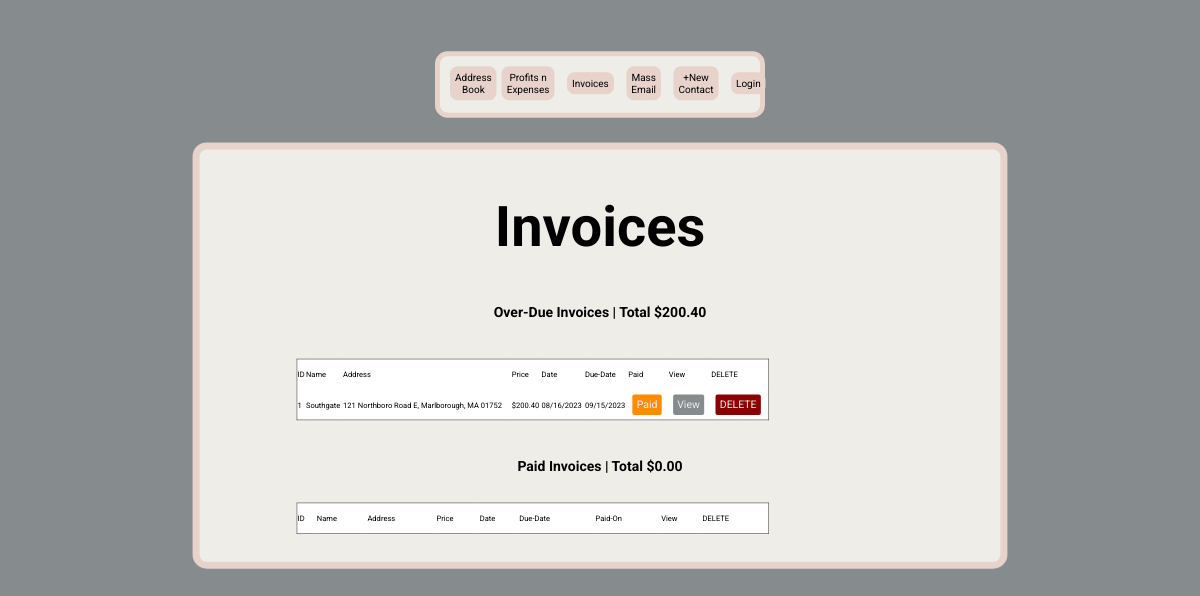
The app's page /invoice-list, older data.
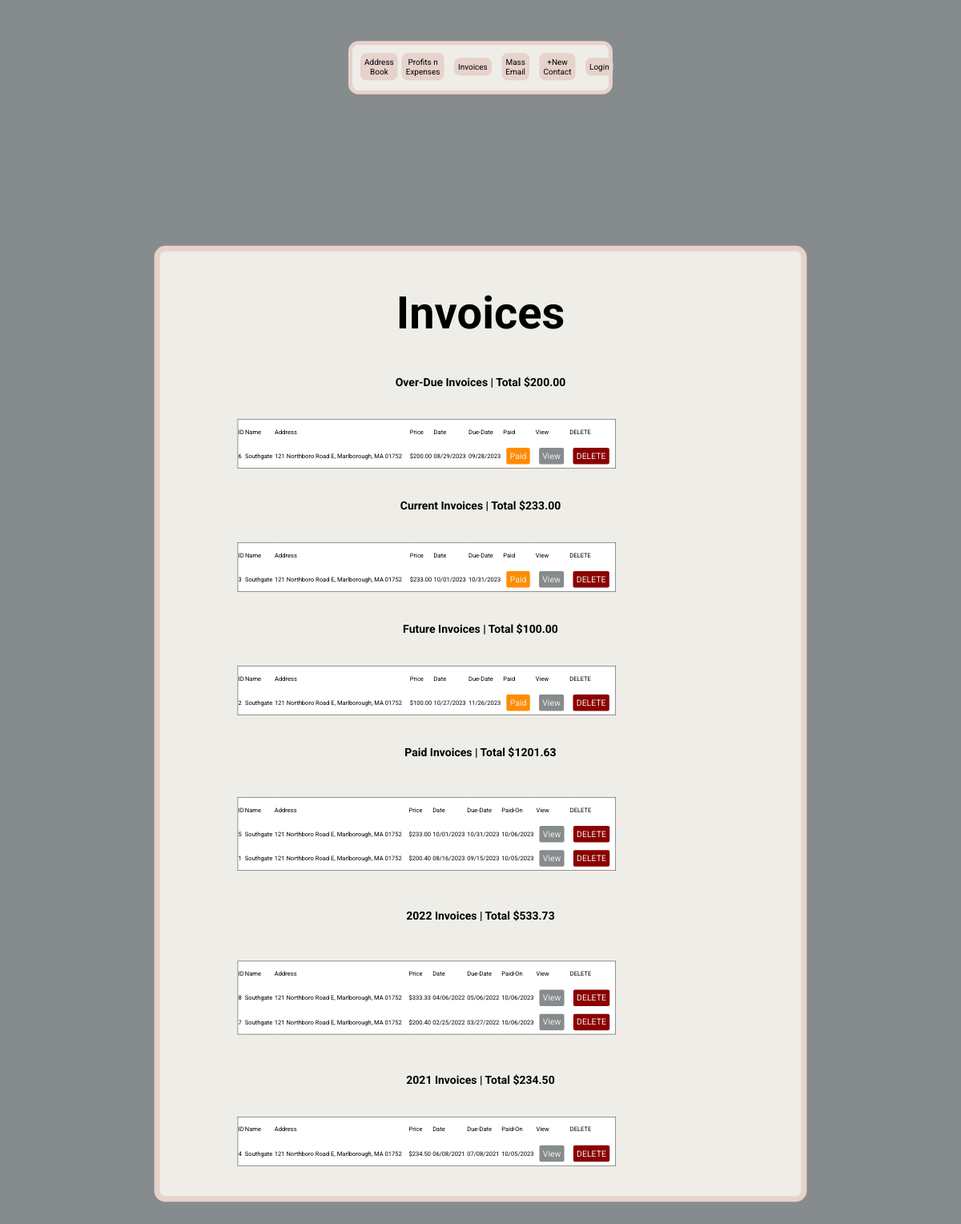
The same page, newer data.
### main.py (models this page shows)
class InvoiceTable(db.Model):
    __tablename__ = 'invoice_table'
    id = db.Column(db.Integer, primary_key=True)
    facility = db.Column(db.String(250))
    street = db.Column(db.String(250))
    town = db.Column(db.String(250))
    state = db.Column(db.String(250))
    zip_code = db.Column(db.String(250))
    date = db.Column(db.String(250))
    due_date = db.Column(db.String(250))
    price = db.Column(db.String(250))
    title = db.Column(db.String(250))
    description = db.Column(db.String(250))
    paid = db.Column(db.Boolean, default=False)
    paid_on = db.Column(db.String(250))
    data_base_id = db.Column(db.Integer, db.ForeignKey('database.id'))

### main.py (the view)
@app.route('/invoice-list', methods=['GET', 'POST'])
def invoice_list():
    invoices = InvoiceTable.query.all()
    sorted_invoices = sorted(invoices, key=lambda x: x.date)
    today = datetime.now().replace(hour=23, minute=59, second=59)
    current_year = today.year
    unpaid_invoices = []
    paid_invoices = []
    paid_total = 0
    for invoice in sorted_invoices:
        if invoice.paid:
            paid_invoices.append(invoice)
            paid = float(invoice.price)
            paid_total += paid
        else:
            unpaid_invoices.append(invoice)
    paid_invoices = sorted(paid_invoices, key=lambda x: x.date, reverse=True)
    this_year_paid_invoices = []
    paid_invoices_by_year = {}
    yearly_totals = {}
    for invoice in paid_invoices:
        invoice_date = datetime.strptime(invoice.date, "%m/%d/%Y")
        invoice_year = invoice_date.year
        if invoice_year < current_year:
            if invoice_year not in paid_invoices_by_year:
                paid_invoices_by_year[invoice_year] = []
            paid_invoices_by_year[invoice_year].append(invoice)
        else:
            this_year_paid_invoices.append(invoice)
    for year, invoices in paid_invoices_by_year.items():
        total = sum(float(invoice.price) for invoice in invoices)
        yearly_totals[year] = format_float_as_string(total)
    for year, total in yearly_totals.items():
        yearly_totals[year] = format_float_as_string(float(total))
    paid_invoices_by_year = OrderedDict(sorted(paid_invoices_by_year.items(), key=lambda x: x[0], reverse=True))
    future_invoices = []
    future_total = 0
    overdue_invoices = []
    overdue_total = 0
    current_invoices = []
    current_total = 0
    for invoice in unpaid_invoices:
        due_date = datetime.strptime(invoice.due_date, '%m/%d/%Y')
        start_date = datetime.strptime(invoice.date, '%m/%d/%Y')
        if start_date > today:
            future_invoices.append(invoice)
            future = float(invoice.price)
            future_total += future
        elif due_date < today:
            overdue_invoices.append(invoice)
            overdue = float(invoice.price)
            overdue_total += overdue
        else:
            current_invoices.append(invoice)
            current = float(invoice.price)
            current_total += current
    paid_total = format_float_as_string(paid_total)
    future_total = format_float_as_string(future_total)
    overdue_total = format_float_as_string(overdue_total)
    current_total = format_float_as_string(current_total)
    return render_template('invoice-list.html', this_year_paid_invoices=this_year_paid_invoices,
                           current_invoices=current_invoices, overdue_invoices=overdue_invoices,
                           paid_total=paid_total, overdue_total=overdue_total,current_total=current_total,
                           future_invoices=future_invoices, future_total=future_total,
                           paid_invoices_by_year=paid_invoices_by_year, yearly_totals=yearly_totals)

### templates/invoice-list.html
{% include "header.html" %}
<body>
    <div class="libraryItemsContainer tableItemsBtn">
        <div class="formContainerColumn tableContainer">
            <h1>Invoices</h1>
            {% if overdue_invoices[0] %}
                <h2>Over-Due Invoices | Total ${{ overdue_total }}</h2>
                <div class="tableBtnContainer">
                    <table class="tableContent">
                        <tr>
                            <td>ID</td>
                            <td>Name</td>
                            <td>Address</td>
                            <td>Price</td>
                            <td>Date</td>
                            <td>Due-Date</td>
                            <td>Paid</td>
                            <td>View</td>
                            <td>DELETE</td>
                        </tr>
                        {% for invoice in overdue_invoices %}
                            <tr data-href="{{ url_for('invoice', invoice_id=invoice.id) }}">
                                <td>{{ invoice.id }}</td>
                                <td>{{ invoice.facility }}</td>
                                <td>
                                    {{ invoice.street }}, {{ invoice.town }},
                                    {{ invoice.state }} {{ invoice.zip_code }}
                                </td>
                                <td>${{ invoice.price }}</td>
                                <td>{{ invoice.date }}</td>
                                <td>{{ invoice.due_date }}</td>
                                <td><a class="editBtn widthBtn" href="{{ url_for('commit_edit', id=invoice.id, field='paid') }}">Paid</a></td>
                                <td><a class="editBtn greyBtn widthBtn" href="{{ url_for('invoice', invoice_id=invoice.id) }}">View</a></td>
                                <td><a class="delete widthBtn" href="{{ url_for('confirm_page', id=invoice.id, field='invoice') }}">DELETE</a></td>
                            </tr>
                        {% endfor %}
                    </table>
                </div>
            {% endif %}
            {% if current_invoices[0] %}
                <h2>Current Invoices | Total ${{ current_total }}</h2>
                <div class="tableBtnContainer">
                    <table class="tableContent">
                        <tr>
                            <td>ID</td>
                            <td>Name</td>
                            <td>Address</td>
                            <td>Price</td>
                            <td>Date</td>
                            <td>Due-Date</td>
                            <td>Paid</td>
                            <td>View</td>
                            <td>DELETE</td>
                        </tr>
                        {% for invoice in current_invoices %}
                            <tr data-href="{{ url_for('invoice', invoice_id=invoice.id) }}">
                                <td>{{ invoice.id }}</td>
                                <td>{{ invoice.facility }}</td>
                                <td>
                                    {{ invoice.street }}, {{ invoice.town }},
                                    {{ invoice.state }} {{ invoice.zip_code }}
                                </td>
                                <td>${{ invoice.price }}</td>
                                <td>{{ invoice.date }}</td>
                                <td>{{ invoice.due_date }}</td>
                                <td><a class="editBtn" href="{{ url_for('commit_edit', id=invoice.id, field='paid') }}">Paid</a></td>
                                <td><a class="editBtn greyBtn" href="{{ url_for('invoice', invoice_id=invoice.id) }}">View</a></td>
                                <td><a class="delete" href="{{ url_for('confirm_page', id=invoice.id, field='invoice') }}">DELETE</a></td>
                            </tr>
                        {% endfor %}
                    </table>
                </div>
            {% endif %}
            {% if future_invoices[0] %}
                <h2>Future Invoices | Total ${{ future_total }}</h2>
                <div class="tableBtnContainer">
                    <table class="tableContent">
                        <tr>
                            <td>ID</td>
                            <td>Name</td>
                            <td>Address</td>
                            <td>Price</td>
                            <td>Date</td>
                            <td>Due-Date</td>
                            <td>Paid</td>
                            <td>View</td>
                            <td>DELETE</td>
                        </tr>
                        {% for invoice in future_invoices %}
                            <tr data-href="{{ url_for('invoice', invoice_id=invoice.id) }}">
                                <td>{{ invoice.id }}</td>
                                <td>{{ invoice.facility }}</td>
                                <td>
                                    {{ invoice.street }}, {{ invoice.town }},
                                    {{ invoice.state }} {{ invoice.zip_code }}
                                </td>
                                <td>${{ invoice.price }}</td>
                                <td>{{ invoice.date }}</td>
                                <td>{{ invoice.due_date }}</td>
                                <td><a class="editBtn widthBtn" href="{{ url_for('commit_edit', id=invoice.id, field='paid') }}">Paid</a></td>
                                <td><a class="editBtn greyBtn widthBtn" href="{{ url_for('invoice', invoice_id=invoice.id) }}">View</a></td>
                                <td><a class="delete widthBtn" href="{{ url_for('confirm_page', id=invoice.id, field='invoice') }}">DELETE</a></td>
                            </tr>
                        {% endfor %}
                    </table>
                </div>
            {% endif %}
            <h2>Paid Invoices | Total ${{ paid_total }}</h2>
            <div class="tableBtnContainer">
                <table class="tableContent">
                    <tr>
                        <td>ID</td>
                        <td>Name</td>
                        <td>Address</td>
                        <td>Price</td>
                        <td>Date</td>
                        <td>Due-Date</td>
                        <td>Paid-On</td>
                        <td>View</td>
                        <td>DELETE</td>
                    </tr>
                    {% for invoice in this_year_paid_invoices %}
                        <tr data-href="{{ url_for('invoice', invoice_id=invoice.id) }}">
                            <td>{{ invoice.id }}</td>
                            <td>{{ invoice.facility }}</td>
                            <td>
                                {{ invoice.street }}, {{ invoice.town }},
                                {{ invoice.state }} {{ invoice.zip_code }}
                            </td>
                            <td>${{ invoice.price }}</td>
                            <td>{{ invoice.date }}</td>
                            <td>{{ invoice.due_date }}</td>
                            <td>{{ invoice.paid_on }}</td>
                            <td><a class="editBtn greyBtn" href="{{ url_for('invoice', invoice_id=invoice.id) }}">View</a></td>
                            <td><a class="delete" href="{{ url_for('confirm_page', id=invoice.id, field='invoice') }}">DELETE</a></td>
                        </tr>
                    {% endfor %}
                </table>
            </div>
            {% if paid_invoices_by_year %}
                {% for year, invoices in paid_invoices_by_year.items() %}
                    <h2>{{ year }} Invoices | Total ${{ yearly_totals.get(year, 'N/A') }}</h2>
                    <div class="tableBtnContainer">
                        <table class="tableContent">
                            <tr>
                                <td>ID</td>
                                <td>Name</td>
                                <td>Address</td>
                                <td>Price</td>
                                <td>Date</td>
                                <td>Due-Date</td>
                                <td>Paid-On</td>
                                <td>View</td>
                                <td>DELETE</td>
                            </tr>
                            {% for invoice in invoices %}
                                <tr data-href="{{ url_for('invoice', invoice_id=invoice.id) }}">
                                    <td>{{ invoice.id }}</td>
                                    <td>{{ invoice.facility }}</td>
                                    <td>
                                        {{ invoice.street }}, {{ invoice.town }},
                                        {{ invoice.state }} {{ invoice.zip_code }}
                                    </td>
                                    <td>${{ invoice.price }}</td>
                                    <td>{{ invoice.date }}</td>
                                    <td>{{ invoice.due_date }}</td>
                                    <td>{{ invoice.paid_on }}</td>
                                    <td><a class="editBtn greyBtn" href="{{ url_for('invoice', invoice_id=invoice.id) }}">View</a></td>
                                    <td><a class="delete" href="{{ url_for('confirm_page', id=invoice.id, field='invoice') }}">DELETE</a></td>
                                </tr>
                            {% endfor %}
                        </table>
                    </div>
                {% endfor %}
            {% endif %}
        </div>
    </div>
</body>
</html>

### templates/header.html (shortened to what this page needs)
<!DOCTYPE html>
<html lang="en">
<head>
    <link rel="stylesheet" href="{{ url_for('static', filename='../static/css/stylesheet.css') }}">
</head>
<body>
    <div class="centerNav">
        <div class="navBarContainer">
            <div>
                <div>
                    <a href="{{ url_for('home') }}">Address Book</a>
                </div>
            </div>
            <div class="rightNavItems">
                <div>
                    <a href="{{ url_for('profit_expenses') }}">Profits n Expenses</a>
                </div>
                <div>
                    <a href="{{ url_for('invoice_list') }}">Invoices</a>
                </div>
                <div>
                    <a href="{{ url_for('mass_email_page') }}">Mass Email</a>
                </div>
                <div>
                    <a href="{{ url_for('form') }}">+New Contact</a>
                </div>
                {% if current_user.is_authenticated %}
                    <div>
                        <a href="{{ url_for('logout') }}">Logout</a>
                    </div>
                {% else %}
                    <div>
                        <a href="{{ url_for('login_page') }}">Login</a>
                    </div>
                {% endif %}
            </div>
        </div>
    </div>
</body>
</html>

Row changes from the older to the newer data that the page shows:
added InvoiceTable: id "6", facility "Southgate", street "121 Northboro Road E", town "Marlborough", state "MA", zip_code "01752", price "200.00", date "08/29/2023", due_date "09/28/2023", shown under "Over-Due Invoices | Total $200.00"
added InvoiceTable: id "3", facility "Southgate", street "121 Northboro Road E", town "Marlborough", state "MA", zip_code "01752", price "233.00", date "10/01/2023", due_date "10/31/2023", shown under "Current Invoices | Total $233.00"
added InvoiceTable: id "2", facility "Southgate", street "121 Northboro Road E", town "Marlborough", state "MA", zip_code "01752", price "100.00", date "10/27/2023", due_date "11/26/2023", shown under "Future Invoices | Total $100.00"
added InvoiceTable: id "5", facility "Southgate", street "121 Northboro Road E", town "Marlborough", state "MA", zip_code "01752", price "233.00", date "10/01/2023", due_date "10/31/2023", paid_on "10/06/2023", shown under "Paid Invoices | Total $1201.63"
changed InvoiceTable id 1: moves from the list under "Over-Due Invoices | Total $200.40" to the list under "Paid Invoices | Total $1201.63"
added InvoiceTable: id "8", facility "Southgate", street "121 Northboro Road E", town "Marlborough", state "MA", zip_code "01752", price "333.33", date "04/06/2022", due_date "05/06/2022", paid_on "10/06/2023", shown under "2022"
added InvoiceTable: id "7", facility "Southgate", street "121 Northboro Road E", town "Marlborough", state "MA", zip_code "01752", price "200.40", date "02/25/2022", due_date "03/27/2022", paid_on "10/06/2023", shown under "2022"
added InvoiceTable: id "4", facility "Southgate", street "121 Northboro Road E", town "Marlborough", state "MA", zip_code "01752", price "234.50", date "06/08/2021", due_date "07/08/2021", paid_on "10/05/2023", shown under "2021"
Text that changed along with them:
{{ overdue_total }}: "200.40" → "200.00"
{{ current_total }}: (not shown) → "233.00"
{{ future_total }}: (not shown) → "100.00"
{{ paid_total }}: "0.00" → "1201.63"
text now shown: "Current Invoices | Total $ ID Name Address Price Date Due-Date Paid View DELETE Future Invoices | Total $ ID Name Address Price Date Due-Date Paid View DELETE"
new list line: "2022 Invoices | Total $ 533.73 ID Name Address Price Date Due-Date Paid-On View DELETE"
new list line: "2021 Invoices | Total $ 234.50 ID Name Address Price Date Due-Date Paid-On View DELETE"
